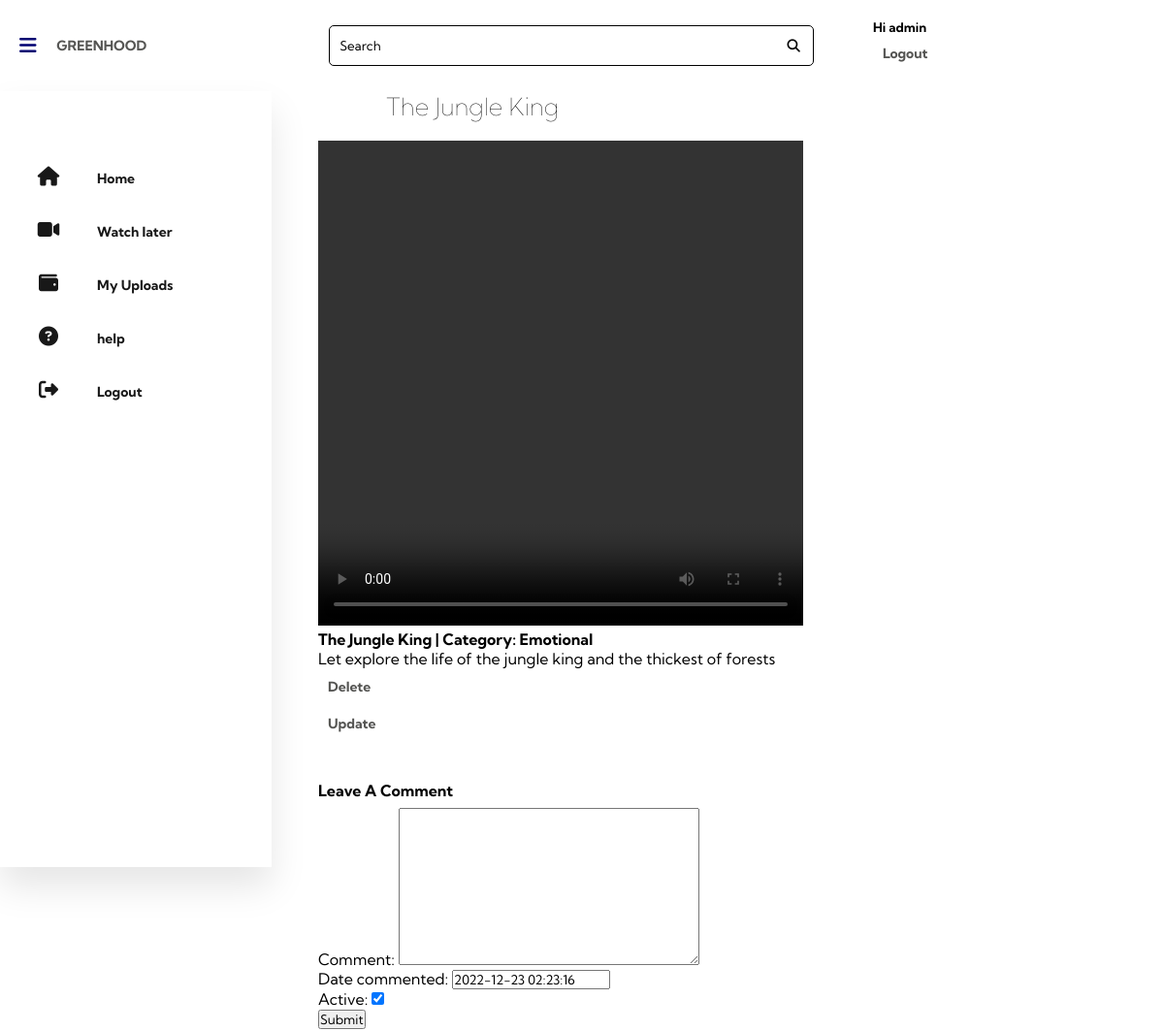
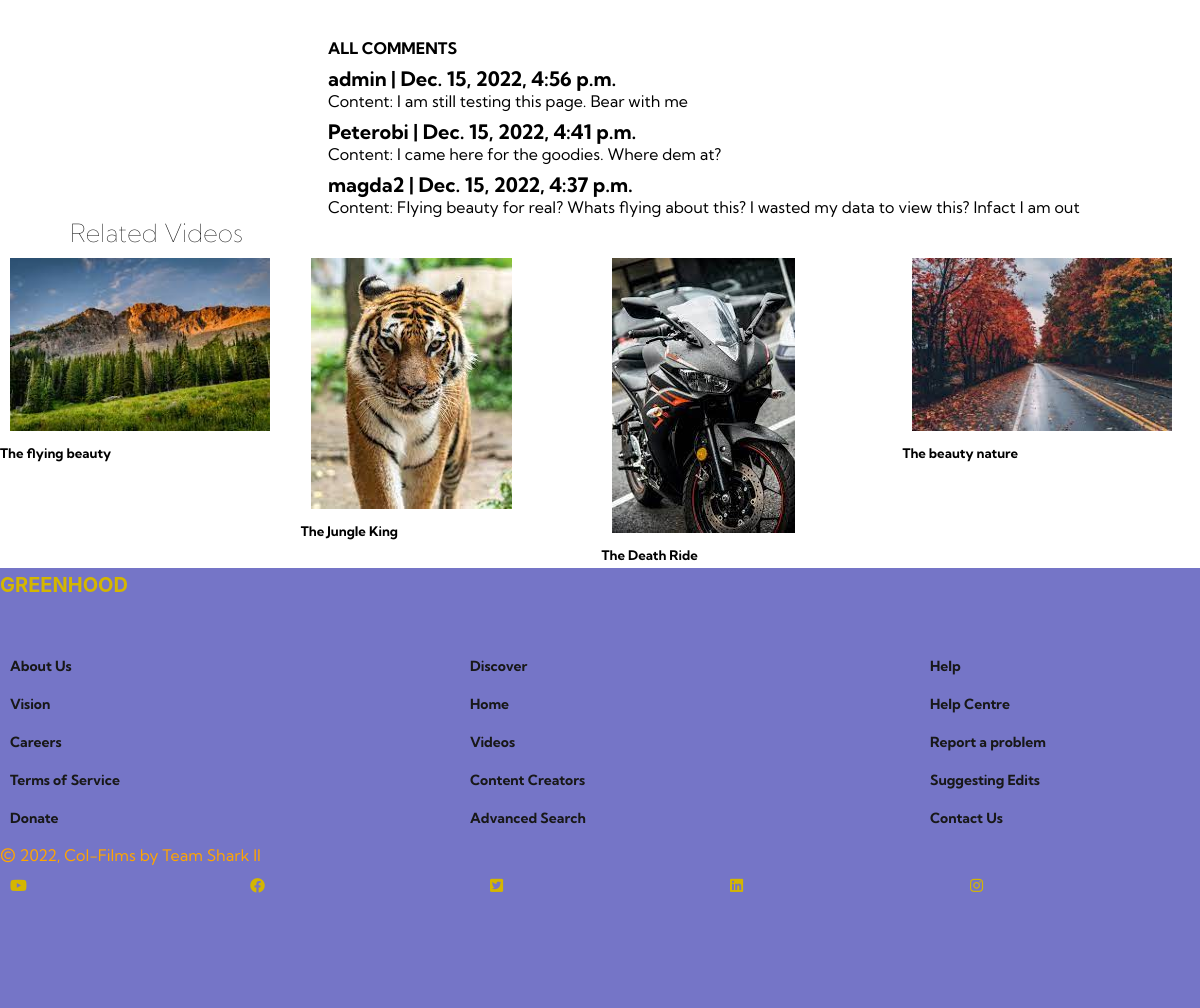
The app's page /index/video_detail/8/ (signed in) with its own data (2 pictures, top to bottom).
### core/models.py (models this page shows, shortened)
class CustomUser(AbstractUser):
    full_name = models.CharField(max_length=200, null=True)
    is_student = models.BooleanField(default=1)
    def __str__(self):
        return '{} {}'.format(self.username, self.first_name, self.last_name)

class Reel(models.Model):
    uploader = models.ForeignKey(
        settings.AUTH_USER_MODEL, blank=True, verbose_name=_("uploaded by"),
        on_delete=models.CASCADE
    )
    title = models.CharField(
        _("video title"), max_length=255,
        help_text=_("Enter a title for your short video")
    )
    description = models.TextField(
        _("long description"),
        help_text=_("Enter a description for your short video")
    )
    category = models.ForeignKey(
        Category, on_delete=models.CASCADE,
verbose_name=_("video category"), null=True,
        help_text=_("choose a category for your short video")
    )
    cover_thumbnail = models.FileField(
        _("video cover"), upload_to="reels/cover", help_text=_("cover image"),
        null=True, blank=True, validators=[
            FileExtensionValidator(allowed_extensions=['jpg', 'jpeg', 'png'])
        ]
    )
    video = models.FileField(
        _("video file"), upload_to='reels', max_length=100,
        help_text=_("upload short video file less than 15 minutes"),
        validators=[FileExtensionValidator(allowed_extensions=[
            'MOV', 'avi', 'mp4', 'webm', 'mkv'
        ])]
    )
    published = models.BooleanField(
        _("published status"), default=False,
        help_text=_("Designates whether video has been published."),
    )
    date_posted = models.DateTimeField(
        _("date uploaded"), default=timezone.now,
        help_text="date video was uploaded"
    )
    class Meta:
        ordering = ['-date_posted', 'title']

class Category(models.Model):
    name = models.CharField(
        _("category title"), max_length=155,
        help_text=_("enter short caegory name")
    )
    description = models.TextField(
        _("long description"), help_text=_("long category description")
    )
    date = models.DateTimeField(
        _("date added"), default=timezone.now,
        help_text="date category was created"
    )
    class Meta:
        ordering = ['-date', 'name']
        verbose_name_plural = 'categories'
    def __str__(self) -> str:
        return self.name

class Comment(models.Model):
    user = models.ForeignKey(CustomUser, verbose_name=_("commented by"),
        on_delete=models.CASCADE, null=True,  related_name="commenter"
    )
    comment = models.TextField(
        )
    real = models.ForeignKey(
        Reel, verbose_name=_("comment on"), on_delete=models.CASCADE,
         null=True, related_name="commented"
    )
    date = models.DateTimeField(
        _("date commented"), default=timezone.now
    )
    active = models.BooleanField(default=True)
    class Meta:
        ordering = ['-date', 'user']

### core/views.py (the view)
# urls.py: path('index/video_detail/<pk>/', views.video_detail, name= 'video_detail'),
@login_required(login_url='login')
def video_detail(request, pk):
    pub = Reel.objects.get(pk=pk)
    related = Reel.objects.filter(category=pub.category)
    post = get_object_or_404(Reel, pk=pk)
    comments = pub.commented.filter(active=True).order_by('-date')
    new_comment = None
    if request.method == 'POST':
        comment_form = CommentForm(data=request.POST)
        if comment_form.is_valid():
            comment_form.instance.user =request.user
            comment_form.instance.real = post
            new_comment = comment_form.save(commit=False)
            new_comment.post = post
            new_comment.save()
            comment_form = CommentForm()
    else:
        comment_form = CommentForm()
    context = {
        'pub': pub,
        'comments': comments,
        'new_comment': new_comment,
        'comment_form': comment_form,
        'related': related,
    }
    return render(request, 'vid.html', context)

### core/forms.py
class CommentForm(ModelForm):
    class Meta:
        model = Comment
        fields = '__all__'
        exclude = ('user', 'real')

### core/templates/vid.html (shortened to what this page needs)
<!DOCTYPE html>
<html lang="en">
<head>
    <link rel="stylesheet" href="https://cdnjs.cloudflare.com/ajax/libs/font-awesome/6.2.1/css/all.min.css"
 />
    <link rel="stylesheet" href="vid.css">
</head>
<body>
    <header>
        <div class="container1">
            <nav>
                <i class="fa fa-bars menu" aria-hidden="true"></i>
                <h2><a class='ede' href='{% url "index" %}'>GREENHOOD</a></h2>
                <div class="search-bar">
                    <input type="text" placeholder="Search" name="Q" class="search-txt">
                    <button type="submit"><i class="fa fa-search" aria-hidden="true"></i></button>
                </div>
                <div class="profile">
                    <h5>Hi {{request.user}}  <br><a href='{% url "logout" %}'>Logout</a></h5>
                </div>
            </nav>
    </header>
    <main>
        <div class="container">
            <section style='margin-right: 3em;'>
                <ul>
                    <li><a href="{% url 'index' %}"><i class="fas fa-home"></i>
                            <span class="nav-item">Home</span></i>
                        </a>
                    </li>
                    <li><a href="_blank"><i class="fas fa fa-video-camera" aria-hidden="true"></i>
                            <span class="nav-item">Watch later</span>
                        </a>
                    </li>
                    <li><a href="{% url 'myvideos' %}"><i class="fas fa-wallet"></i>
                            <span class="nav-item">My Uploads</span>
                        </a>
                    </li>
                    <li><a href=""><i class="fas fa-question-circle"></i>
                            <span class="nav-item">help</span>
                        </a>
                    </li>
                    <li><a href="{% url 'logout' %}" class="logout"><i class="fas fa-sign-out-alt"></i>
                            <span class="nav-item">Logout</span>
                        </a>
                    </li>
                </ul>
            </section>
<div>
        <h4>{{pub.title}} </h4><br>
            <video src="{{ pub.video.url }}" controls alt="play video" width="500px" height="500px" type="video/mp4">
          </video>
          <br>
            <b>{{pub.title}} | Category: {{pub.category }}</b><br>
            <p>{{pub.description}}</p>
            {% if request.user == pub.uploader %}
                <a href="{% url 'deleteupload' pub.pk %}">Delete</a>
                <a href="{% url 'updateupload' pub.pk %}">Update</a>
            {% endif %}
            {% if request.user.is_authenticated %}
<br><br>
<b> Leave A Comment </b>
<form style='padding-top: 0.5em;' method="post" style="margin-top: 1.3em;">
    {{ comment_form.as_p }}
    <button type="submit" >Submit</button>
  </form>
{% else %}
<p> <a href='{% url "login" %}'>Login</a> or <a href='{% url "login" %}'>Register</a> to join the discussion </p>
{% endif %}
<br><br>
<b>ALL COMMENTS</b>
{% for comment in comments %}
<ul style='padding-top:0; margin-top: 0.5em; list-style-type: none;'>
<li>{{comment.user.username}} | {{comment.date}}</li>
<li>Content: {{comment.comment}}</li>
</ul>
{% endfor %}
    </div>
    </div>
            <h4>Related Videos</h4>
            <div style='display: grid; grid-gap: 0.2em; grid-template-columns: repeat(auto-fill, minmax(250px, 2fr));'>
            {% for video in related %}
            <div class="card">
              <a href='{% url "video_detail" video.pk  %}'> <img src="{{video.cover_thumbnail.url}}" alt=""/></a>
              <h5>{{video.title}}</h5>
          </div>
            {% endfor %}
    </main>
    <footer>
        <div class="logo">GREENHOOD</div>
    <div class="column_container">
      <div class="column">
        <ul>
          <li><a href="">About Us</a></li>
          <li><a href="">Vision</a></li>
          <li><a href="">Careers</a></li>
          <li><a href="">Terms of Service</a></li>
          <li><a href="">Donate</a></li>
        </ul>
      </div>
      <div class="column">
        <ul>
          <li><a href="">Discover</a></li>
          <li><a href="">Home</a></li>
          <li><a href="">Videos</a></li>
          <li><a href="">Content Creators</a></li>
          <li><a href="">Advanced Search</a></li>
        </ul>
      </div>
      <div class="column">
        <ul>
          <li><a href="">Help</a></li>
          <li><a href="">Help Centre</a></li>
          <li><a href="">Report a problem</a></li>
          <li><a href="">Suggesting Edits</a></li>
          <li><a href="">Contact Us</a></li>
        </ul>
      </div>
    </div>
    <div class="copyright_and_brand_icons">
      <div class="copyright">
        <span>&copy</span> 2022, Col-Films by Team Shark II
      </div>
      <div class="brand_icons">
        <a href="#"><i class="fa-brands fa-youtube"></i></a>
        <a href="#"><i class="fa-brands fa-facebook"></i></a>
        <a href="#"><i class="fa-brands fa-square-twitter"></i></i></a>
        <a href="#"><i class="fa-brands fa-linkedin"></i></a>
        <a href="#"><i class="fa-brands fa-instagram"></i></i></a>
      </div>
    </div>
    </footer>
</body>
</html>

### core/templates/vid.css (style rules this page uses)
* { margin: 0; padding: 0; box-sizing: border-box; font-family: "Kumbh Sans", sans-serif; max-width: 100%; }
:root { --primary-color: #000072; --primary-color-2: #2121A8; --primary-color-3: #7575C7; --secondary-color: #E1C202; --secondary-color-2:#EEDC6E; --secondary-color-3:#EFE6AE; --tertiary-color: #A1BCC7; --tertiary-color-2:#181818; --tertiary-color-3:#858585; --tertiary-color-4:#B8B8B8; --background: #FFFFFF; --logo-color: #D4B600; }
nav { width: 100%; display: flex; justify-content: space-between; align-items: center; padding: 20px; }
.profile { display: flex; align-items: center; }
h2 { color: #D4B600; }
.fa-bars { color: #000072; font-size: 20px; }
.search-bar { display: flex; border: 1px solid; justify-content: space-between; width: 500px; padding: 10px; border-radius: 5px; }
::placeholder { color: #000; }
.search-bar .search-txt { border: none; background: none; outline: none; }
.search-bar button { background: transparent; color: #000; border: 0; width: 20px; height: 20px; border-radius: 50%; cursor: pointer; }
.container { display: flex; }
section { position: relative; top: 0; bottom: 0; left: 0; height: 100vh; background: #fff; width: 280px; overflow: hidden; box-shadow: 0px 20px 35px rgba(0, 0, 0, 0.1); }
a { position: relative; color: rgb(85, 85, 83); font-size: 14px; display: table; width: 280px; padding: 10px; text-decoration: none; font-weight: bold; }
section .fas { position: relative; width: 80px; height: 25px; top: 18px; font-size: 20px; text-align: center; }
section ul li { margin-bottom: 10px; }
.nav-item { position: relative; top: 18px; margin-left: 10px; }
.logout { position: absolute; }
h4 { padding-left:70px; font-size: 25px; font-weight: lighter; }
footer { bottom: 0; margin-top: 5px; padding-top: 5px; background: var(--primary-color-3); height: 55vh; overflow: fixed; }
footer .logo { font-family: "Inter", sans-serif; color: var(--logo-color); font-size: 20px; font-weight: 700; }
.column_container { width: 100%; display: flex; flex-direction: row; justify-content: space-between; align-items: center; margin: auto; position: relative; bottom: 0; }
ul { margin-top: 50px; }
li { list-style: none; }
li:nth-child(1) { font-size: 20px; font-weight: 700; }
li a:nth-child(1) { font-weight: 700; }
li a { text-decoration: none; color: var(--tertiary-color-2); font-weight: 400; }
.copyright { color: orange; }
.copyright span { font-size: 24px; }
.brand_icons { display: flex; }
.brand_icons i { color: var(--logo-color); font-size: 15px; }

### records on screen
CustomUser: user "admin"
Reel: title "The Jungle King", category "Emotional", description "Let explore the life of the jungle king and the thickest of forests", cover_thumbnail (picture)
Comment: user.username "admin", date "Dec. 15, 2022, 4:56 p.m.", comment "I am still testing this page. Bear with me"
Comment: user.username "Peterobi", date "Dec. 15, 2022, 4:41 p.m.", comment "I came here for the goodies. Where dem at?"
Comment: user.username "magda2", date "Dec. 15, 2022, 4:37 p.m.", comment "Flying beauty for real? Whats flying about this? I wasted my data to view this? Infact I am out"
Reel: cover_thumbnail (picture), title "The flying beauty"
Reel: cover_thumbnail (picture), title "The Death Ride"
Reel: cover_thumbnail (picture), title "The beauty nature"
